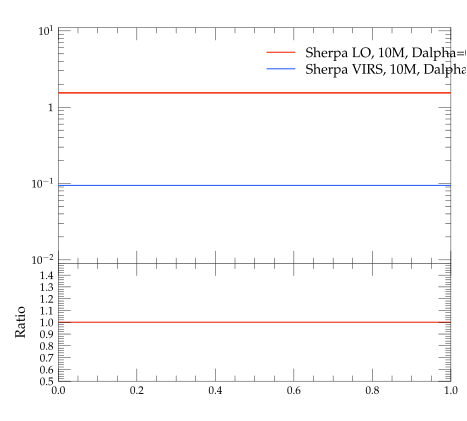

This chart was generated by the following Python code:
#! /usr/bin/env python

# This Python script was auto-generated using YODA v2.0.0.
# Analysis object: /evtb/incall
# Timestamp: 15-04-2024 (14:39:01)

import matplotlib as mpl
import matplotlib.pyplot as plt
mpl.use('Agg') # comment out for interactive use
import os
import numpy as np

plotDir = os.path.split(os.path.realpath(__file__))[0]
if 'YODA_USER_PLOT_PATH' in globals():
    plot_outdir = globals()['YODA_USER_PLOT_PATH']
else:
    plot_outdir = plotDir

#plot style
plt.style.use(os.path.join(plotDir, '../default.mplstyle'))
# plot metadata
figW, figH = plt.rcParams['figure.figsize']
ax_xLabel = r''
ax_yLabel = r''
ax_title  = r''
ax_xScale = 'linear'
ax_yScale = 'log'
xLims = (0.0, 1.0)
yLims = (0.009000000000000001, 11.0)

# TeX-friendly labels for the legend
labels = [ r"Sherpa LO, 10M, Dalpha=0.01", r"Sherpa VIRS, 10M, Dalpha=0.01" ]

# Create figure and axis objects
fig, (ax, ratio0_ax) = plt.subplots(2, 1, sharex=True,
                  figsize=(figW,figH), gridspec_kw={'height_ratios': (2, 1)})
ratio0_ax.yaxis.set_major_locator(mpl.ticker.MultipleLocator(0.1))
ratio0_ax.set_ylim(0.5, 1.4999)
ratio0_ax.set_ylabel('Ratio')

# LineColor map: curve index -> color
linecolors = {0: '#EE3311', 1: '#3366FF'}
# the numerical data is stored in a separate file
dataf = dict()
prefix = os.path.split(__file__)[0]
if prefix:    prefix = prefix + '/'
exec(open(prefix+'incall__data.py').read(), dataf)


legend_handles = [] # keep track of handles for the legend

# style options for curves
# starts at zorder>=5 to draw curve on top of legend
styles = {
  'curve0': {
    'color' : linecolors[0],
    'linestyle' : '-',
    'marker' : 'o',
    'zorder' : 5,
    'histstyle' : True,
  },
  'curve1': {
    'color' : linecolors[1],
    'linestyle' : '-',
    'marker' : 'o',
    'zorder' : 6,
    'histstyle' : True,
  },
}
# curve from input yoda files in main panel
for label in dataf['yvals'].keys():
    if all(np.isnan(v) for v in dataf['yvals'][label]):
        continue
    tmp = None
    if styles[label]['histstyle']: # draw as histogram
        tmp, = ax.plot(dataf['xedges'], dataf['yedges'][label],
                       color=styles[label]['color'],
                       linestyle=styles[label]['linestyle'],
                       drawstyle='steps-pre', solid_joinstyle='miter',
                       zorder=styles[label]['zorder'], label=label)
        ax.errorbar(dataf['xpoints'], dataf['yvals'][label], color=styles[label]['color'],
                    xerr=dataf['xerrs'], yerr=[dataf['ydowns'][label], dataf['yups'][label]],
                    linestyle='none', zorder=styles[label]['zorder'])
    else: # draw as scatter
        tmp = ax.errorbar(dataf['xpoints'], dataf['yvals'][label],
                          xerr=dataf['xerrs'],
                          yerr=[ dataf['ydowns'][label],
                          dataf['yups'][label] ],
                          fmt=styles[label]['marker'],
                          ecolor=styles[label]['color'],
                          color=styles[label]['color'], zorder=2)
        tmp[-1][0].set_linestyle(styles[label]['linestyle'])
    legend_handles += [tmp]
    for varLabel in dataf['variation_yvals'].keys():
        if varLabel.startswith(label):
            tmp, = ax.plot(dataf['xedges'], dataf['variation_yvals'][varLabel],
                           color=styles[label]['color'],
                           linestyle=styles[label]['linestyle'],
                           drawstyle='steps-pre', solid_joinstyle='miter',
                           zorder=styles[label]['zorder'], alpha=0.5)


# plots on ratio panel
# curve from input yoda files in ratio panel
for label, yvals in dataf['ratio0_yvals'].items():
    if all(np.isnan(v) for v in yvals):
        continue
    if styles[label]['histstyle']: # plot as histogram
        ratio0_ax.plot(dataf['xedges'], yvals,
                       color=styles[label]['color'],
                       linestyle=styles[label]['linestyle'],
                       drawstyle='steps-pre', zorder=1,
                       solid_joinstyle='miter')
        ratio0_ax.vlines(dataf['xpoints'],
                         dataf['ratio0_ymin'][label],
                         dataf['ratio0_ymax'][label],
                         color=styles[label]['color'], zorder=1)
    else: # plot as scatter
        tmp = ratio0_ax.errorbar(dataf['xpoints'],
                                 yvals, xerr=dataf['xerrs'],
                                 yerr=dataf['ratio0_yerrs'][label],
                                 fmt=styles[label]['marker'],
                                 ecolor=styles[label]['color'],
                                 color=styles[label]['color'])
        tmp[-1][0].set_linestyle(styles[label]['linestyle'])

    for varlabel in dataf['ratio0_variation_vals'].keys():
        if varlabel.startswith(label):
            ratio0_ax.plot(dataf['xedges'],
                            dataf['ratio0_variation_vals'][varlabel],
                            color=styles[label]['color'],
                            linestyle=styles[label]['linestyle'],
                            drawstyle='steps-pre', solid_joinstyle='miter',
                            zorder=1, alpha=0.5)

legend_pos = (0.5, 0.97)
ax.legend(legend_handles, labels, loc='upper left', bbox_to_anchor=legend_pos)

# set plot metadata as defined above
ratio0_ax.set_xlabel(ax_xLabel)
ratio0_ax.xaxis.set_label_coords(1., -.15)
ax.set_ylabel(ax_yLabel, loc='top')
ax.set_title(ax_title, loc='left')
ax.set_xscale(ax_xScale)
ax.set_yscale(ax_yScale)
ax.set_xlim(xLims)
ax.set_ylim(yLims)

# tick formatting
plt.rcParams['xtick.top'] = True
plt.rcParams['ytick.right'] = True
ax.yaxis.set_major_locator(mpl.ticker.LogLocator(base=10.0, numticks=np.inf))
ax.yaxis.set_minor_locator(mpl.ticker.LogLocator(
                           base=10.0, subs=np.arange(0.1, 1, 0.1), numticks=np.inf))
fig.align_ylabels((ax, ratio0_ax))
plt.savefig(os.path.join(plot_outdir, 'incall.pdf'), format='PDF')
plt.savefig(os.path.join(plot_outdir, 'incall.png'), format='PNG')

plt.close(fig)
